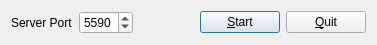
<?xml version="1.0" encoding="UTF-8"?>
<ui version="4.0">
 <class>ServerConnectionDialog</class>
 <widget class="QDialog" name="ServerConnectionDialog">
  <property name="geometry">
   <rect>
    <x>0</x>
    <y>0</y>
    <width>377</width>
    <height>43</height>
   </rect>
  </property>
  <property name="windowTitle">
   <string>Dialog</string>
  </property>
  <layout class="QHBoxLayout" name="horizontalLayout_3">
   <item>
    <layout class="QHBoxLayout" name="horizontalLayout">
     <item>
      <widget class="QLabel" name="label">
       <property name="text">
        <string>Server Port</string>
       </property>
      </widget>
     </item>
     <item>
      <widget class="QSpinBox" name="portEdit">
       <property name="maximum">
        <number>9999</number>
       </property>
       <property name="value">
        <number>5590</number>
       </property>
      </widget>
     </item>
    </layout>
   </item>
   <item>
    <spacer name="horizontalSpacer">
     <property name="orientation">
      <enum>Qt::Horizontal</enum>
     </property>
     <property name="sizeHint" stdset="0">
      <size>
       <width>40</width>
       <height>20</height>
      </size>
     </property>
    </spacer>
   </item>
   <item>
    <layout class="QHBoxLayout" name="horizontalLayout_2">
     <item>
      <widget class="QPushButton" name="startBtn">
       <property name="text">
        <string>&amp;Start</string>
       </property>
      </widget>
     </item>
     <item>
      <widget class="QPushButton" name="quitBtn">
       <property name="text">
        <string>&amp;Quit</string>
       </property>
      </widget>
     </item>
    </layout>
   </item>
  </layout>
 </widget>
 <resources/>
 <connections/>
</ui>
